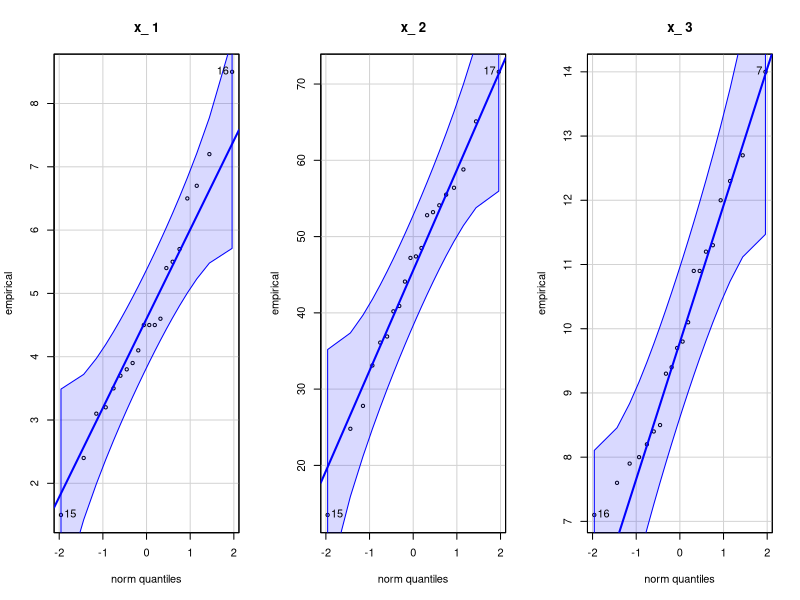
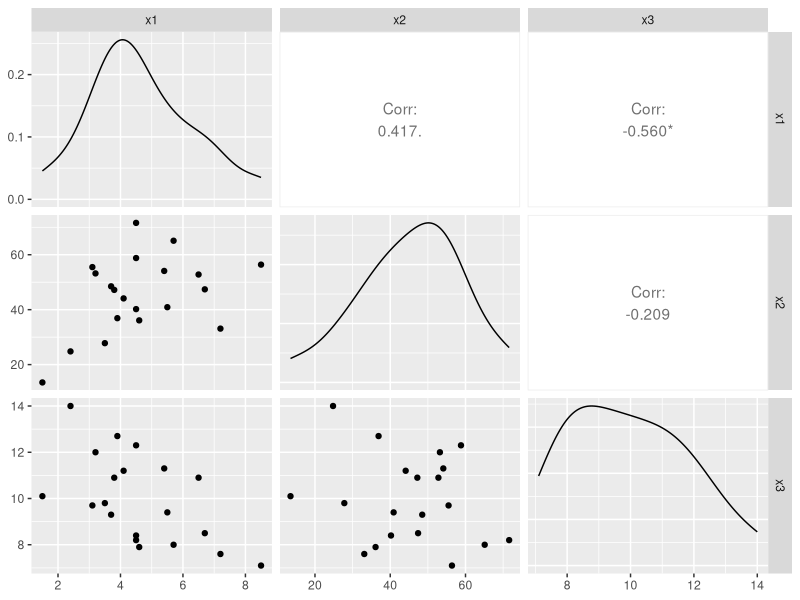
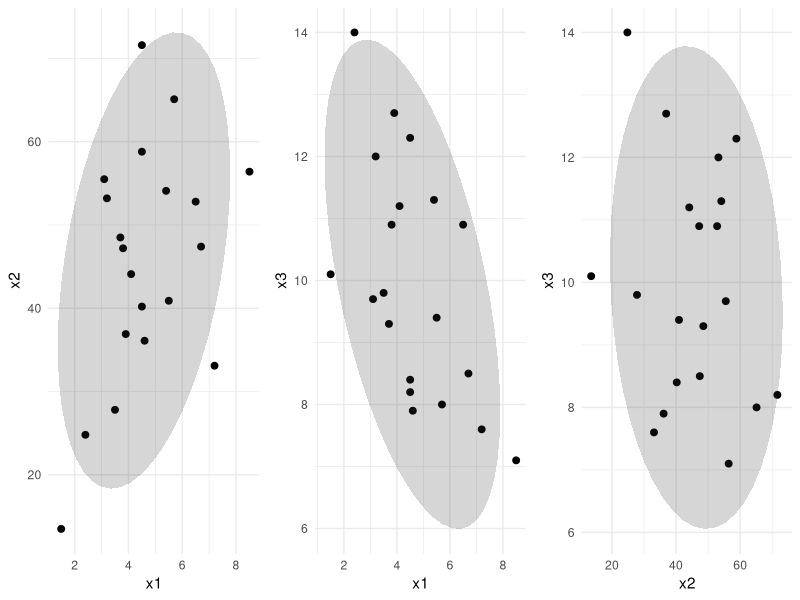

Here is the R script that generated these plots, in order:
## ---- chunk 1
knitr::opts_chunk$set(echo = TRUE)
## ---- chunk 2
X = cbind(c(2,8,6,8), c(12,9,9,10))

n = nrow(X)
p = ncol(X)
x_bar = apply(X, 2, mean)
mu = c(7,11)
S = cov(X)
T2_cal<-n*mahalanobis(x_bar, mu, S, inverted = FALSE)
T2_cal
## ---- chunk 3
alpha = 0.05
q=qf(1-alpha,p,n-p)*((n-1)*p)/(n-p)
q
## ---- chunk 4
remove(list = ls())
data = read.delim("../Wichern_data/T5-1.DAT", header = F, sep = "", stringsAsFactors = F)
colnames(data) = c("x1", "x2", "x3")
n = nrow(data)
p = ncol(data)
alpha = 0.1
head(data)
## ---- chunk 5
x_barra = colMeans(data)
S = cov(data)

eig = eigen(S)
F_cal = qf(1-alpha,p,n-p)*((n-1)*p)/(n*(n-p))

d1 = sqrt(eig$values[1])*sqrt(F_cal)
d2 = sqrt(eig$values[2])*sqrt(F_cal)
d3 = sqrt(eig$values[3])*sqrt(F_cal)
d1
d2
d3
## ---- chunk 6
eixo1 = d1*eig$vectors[,1]
eixo2 = d2*eig$vectors[,2]
eixo3 = d3*eig$vectors[,3]
eixo1
eixo2
eixo3
## ---- chunk 7
require(car)
## ---- chunk 8
par(mfrow=c(1,3))
for( i in 1:ncol(data)){
  qqPlot(data[,i], dist="norm", main=paste("x_",i), ylab=paste("empirical"))}

## ---- chunk 9
require(GGally)
require(ggplot2)
## ---- chunk 10
ggpairs(data)
## ---- chunk 11
require(grid)
require(gridExtra)
## ---- chunk 12
par(mfrow=c(1,3))
p1 = ggplot(data, aes(x = x1, y = x2)) +
  geom_point(size = 2) +
  theme_minimal() + 
  stat_ellipse(geom="polygon", 
                      alpha = 0.2,
                      show.legend = FALSE, 
                      level = 0.90)

p2 = ggplot(data, aes(x = x1, y = x3)) +
  geom_point(size = 2) +
  theme_minimal() + 
  stat_ellipse(geom="polygon", 
                      alpha = 0.2,
                      show.legend = FALSE, 
                      level = 0.90)

p3 = ggplot(data, aes(x = x2, y = x3)) +
  geom_point(size = 2) +
  theme_minimal() + 
  stat_ellipse(geom="polygon", 
                      alpha = 0.2,
                      show.legend = FALSE, 
                      level = 0.90)

grid.arrange(p1, p2, p3, ncol = 3)


## ---- chunk 13
qch = qchisq(0.9, 2)

x1x2 = data[,c(1,2)]
d2_1<-mahalanobis(x1x2, colMeans(x1x2), cov(x1x2), inverted = FALSE)
in90 = (d2_1 <= qch)
prop1 = sum(in90/length(d2_1))

x1x3 = data[,c(1,3)]
d2_2<-mahalanobis(x1x3, colMeans(x1x3), cov(x1x3), inverted = FALSE)
qch = qchisq(0.9, 2)
in90 = (d2_2 <= qch)
prop2 = sum(in90/length(d2_2))

x2x3 = data[,c(2,3)]
d2_3<-mahalanobis(x2x3, colMeans(x2x3), cov(x2x3), inverted = FALSE)
qch = qchisq(0.9, 2)
in90 = (d2_3 <= qch)
prop3 = sum(in90/length(d2_3)) 
## ---- chunk 14
n = 42
p = 2
mu = matrix(c(0.550, 0.600))
x_barra = matrix(c(0.564, 0.603))
S = matrix(c(0.0144, 0.0117, 0.0117, 0.0146), ncol = 2)

T2_cal<-n*t(x_barra-mu)%*%solve(S)%*%(x_barra-mu)
T2_cal

alpha = 0.05
q=qf(1-alpha,p,n-p)*((n-1)*p)/(n-p)
q
## ---- chunk 15
remove(list = ls())

# Carregando os dados
data = read.delim("../Wichern_data/T5-1.DAT", header = F, sep = "", stringsAsFactors = F)
colnames(data) = c("x1", "x2", "x3")
n = nrow(data)
p = ncol(data)

# Calculando o quantil da distribuicao F desejado
alpha = 0.05
q=qf(1-alpha,p,n-p)*((n-1)*p)/(n-p)

# Calculando media de cada var e matrix de covariancia 
x_barra = colMeans(data)
S = cov(data)

# Calculando os intervalos para mu1, mu2 e mu3
Ls=c()
Li=c()
for (i in 1:p) {
  Ls[i]=(x_barra[i])+sqrt(q*S[i,i]/n)
  Li[i]=(x_barra[i])-sqrt(q*S[i,i]/n)
  
}

Lim=rbind(Ls,Li)
colnames(Lim)<-c("x1","x2", "x3")
Lim
## ---- chunk 16
Lsb=c()
Lib=c()
for (i in 1:p) {
  Lsb[i]=(x_barra[i])+qt(1-(alpha/(2*p)),n-1)*sqrt(S[i,i]/n)
  Lib[i]=(x_barra[i])-qt(1-(alpha/(2*p)),n-1)*sqrt(S[i,i]/n)
  
}

Limb=rbind(Lsb,Lib)
colnames(Limb)<-c("x1", "x2", "x3")
Limb
